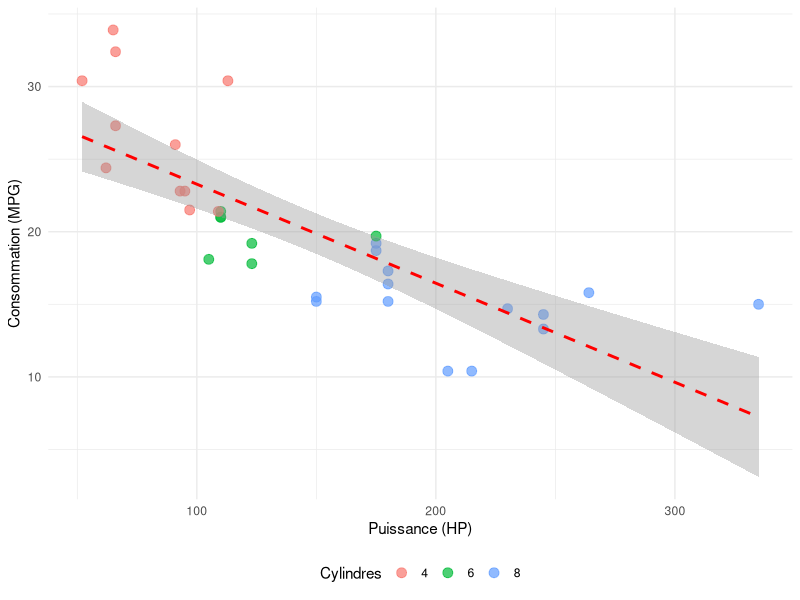

R code for this plot:
## ---- chunk 1
#| label: fig-mtcars-demo
#| fig-cap: "Relation puissance-consommation"
#| echo: false
#| warning: false
#| fig-width: 8
#| fig-height: 6

library(ggplot2)
library(dplyr)

mtcars %>% 
  ggplot(aes(x = hp, y = mpg)) +
  geom_point(aes(color = factor(cyl)), 
             size = 3, alpha = 0.7) +
  geom_smooth(method = "lm", 
              color = "red", 
              linetype = "dashed") +
  labs(x = "Puissance (HP)", 
       y = "Consommation (MPG)",
       color = "Cylindres") +
  theme_minimal() +
  theme(legend.position = "bottom")
